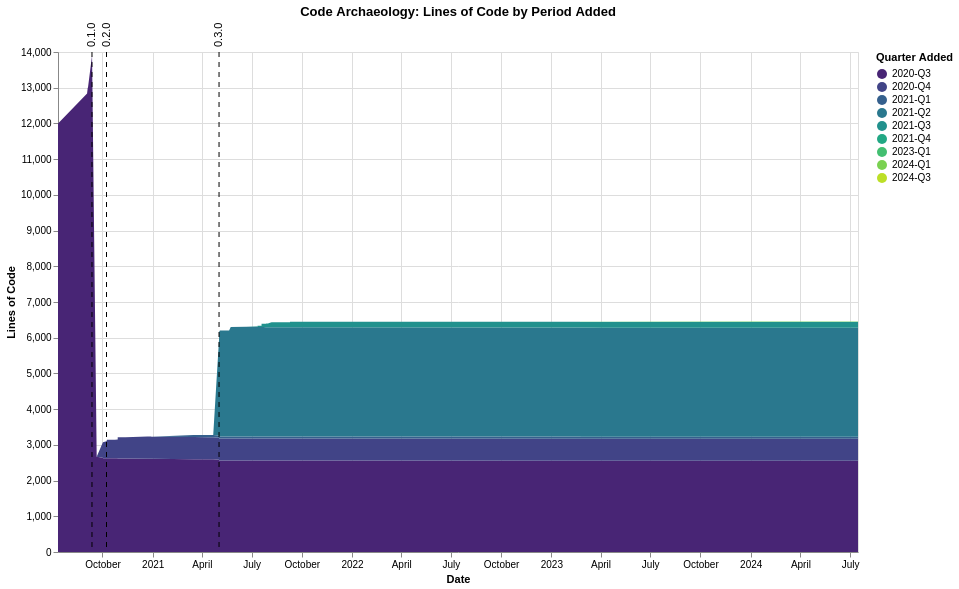

Express this chart as Vega-Lite.
### Vega-Lite specification from a JSON file in a GitHub repository (floating-point values rounded to 4 significant figures; data arrays with more than 128 entries replaced by an {"elided": "..."} marker saying what was removed)
{"$schema": "https://vega.github.io/schema/vega-lite/v6.1.0.json", "config": {"view": {"continuousHeight": 300, "continuousWidth": 300}}, "datasets": {"data-30cfc96724c9f401e7a879d353e7d2af": [{"datetime": "2020-09-11T18:12:01", "version": "0.1.0"}, {"datetime": "2020-10-08T08:36:10", "version": "0.2.0"}, {"datetime": "2021-05-02T10:34:47", "version": "0.3.0"}], "data-47e185251026ebc98f3dbbd3952ebcd7": {"elided": "372 records"}}, "height": 500, "layer": [{"data": {"name": "data-47e185251026ebc98f3dbbd3952ebcd7"}, "encoding": {"color": {"field": "period", "scale": {"scheme": "viridis"}, "title": "Quarter Added", "type": "ordinal"}, "order": {"field": "period", "type": "ordinal"}, "tooltip": [{"field": "commit_date", "type": "temporal"}, {"field": "period", "type": "ordinal"}, {"field": "line_count", "type": "quantitative"}], "x": {"field": "commit_date", "title": "Date", "type": "temporal"}, "y": {"field": "line_count", "title": "Lines of Code", "type": "quantitative"}}, "mark": {"type": "area"}, "title": "Code Archaeology: Lines of Code by Period Added"}, {"data": {"name": "data-30cfc96724c9f401e7a879d353e7d2af"}, "encoding": {"tooltip": [{"field": "version", "type": "nominal"}, {"field": "datetime", "type": "temporal"}], "x": {"field": "datetime", "title": "Date", "type": "temporal"}}, "mark": {"strokeDash": [5, 5], "type": "rule"}}, {"data": {"name": "data-30cfc96724c9f401e7a879d353e7d2af"}, "encoding": {"text": {"field": "version", "type": "nominal"}, "x": {"field": "datetime", "type": "temporal"}, "y": {"value": 10}}, "mark": {"align": "left", "angle": 270, "dx": 15, "dy": 0, "type": "text"}}], "width": 800}
